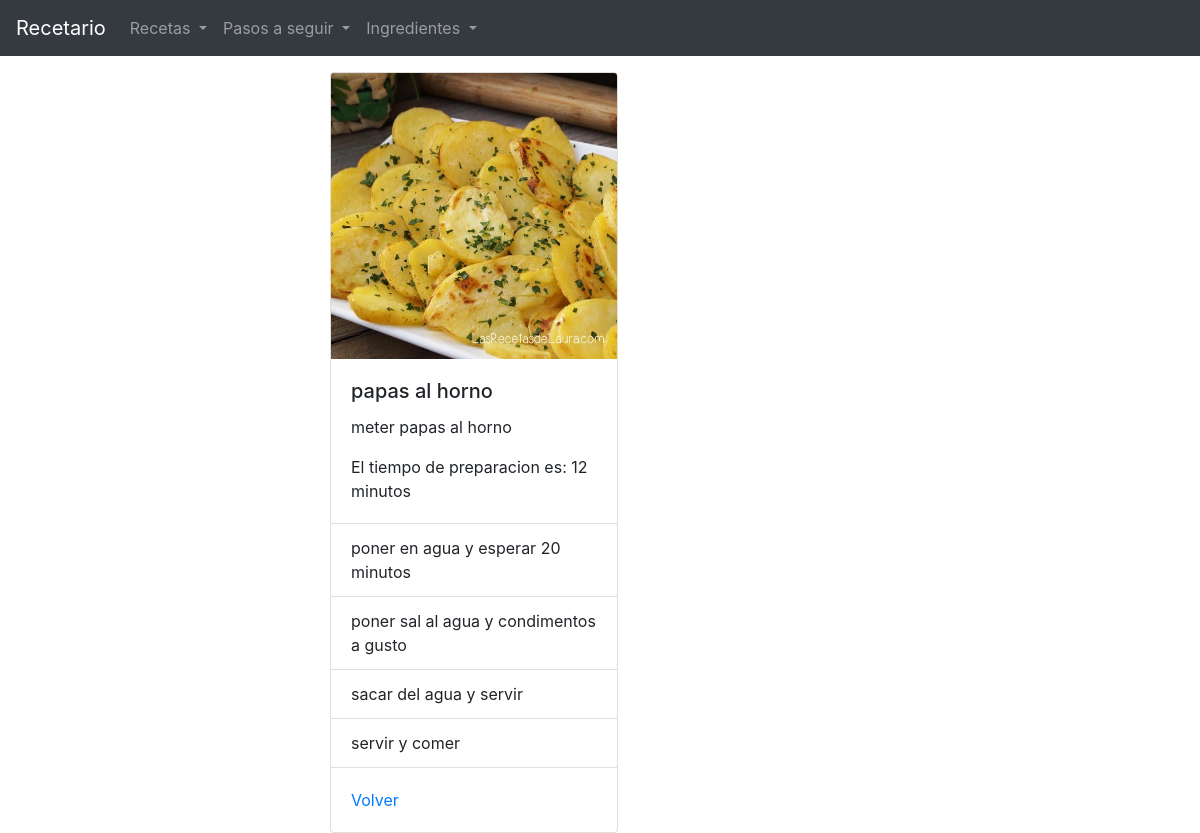
/receta.php?id=10, run on the app's committed database.
### tables this page shows
CREATE TABLE `receta` (
  `id` int(11) NOT NULL,
  `nombres` varchar(100) NOT NULL,
  `descripcion` varchar(400) NOT NULL,
  `tiempo` int(11) NOT NULL,
  `foto` varchar(100) NOT NULL
);

CREATE TABLE `pasos` (
  `id` int(11) NOT NULL,
  `pasodePreparacion` varchar(100) DEFAULT NULL,
  `numeroOrden` int(11) DEFAULT NULL,
  `receta_id` int(11) DEFAULT NULL
);

### src/bll/recetaBLL.php (called while the page is built, shortened)
<?php
class recetaBLL
{
    function selectById($id)
    {
        $objConnection = new Connection();
        $res = $objConnection->queryWithParams("
            SELECT id, nombres, descripcion, tiempo, foto
            FROM receta
            WHERE id = :varId
        ", array(
            ":varId" => $id
        ));
        $row = $res->fetch(PDO::FETCH_ASSOC);
        $objReceta = $this->rowToDto($row);
        return $objReceta;
    }
    private function rowToDto($row)
    {
        $objReceta = new receta();
        $objReceta->setId($row["id"]);
        $objReceta->setNombre($row["nombres"]);
        $objReceta->setDescripcion($row["descripcion"]);
        $objReceta->setTiempo($row["tiempo"]);
        $objReceta->setFoto($row["foto"]);
        return $objReceta;
    }
}

### src/dal/Connection.php (called while the page is built, shortened)
<?php
class Connection
{
    private $db = "recetario";
    private $host = "localhost";
    private $username = "root";
    private $password = "";
    private $connection;
    function getConnection()
    {
        if ($this->connection == null) {
            $this->connection = new PDO("mysql:host=$this->host;dbname=$this->db;charset=utf8", $this->username, $this->password);
            $this->connection->setAttribute(PDO::ATTR_ERRMODE, PDO::ERRMODE_EXCEPTION);
            $this->connection->setAttribute(PDO::ATTR_EMULATE_PREPARES, false);
        }
        return $this->connection;
    }
    function queryWithParams($csql, $paramArray)
    {
        $q = $this->getConnection()->prepare($csql);
        $q->execute($paramArray);
        return $q;
    }
}

### src/dto/receta.php (called while the page is built, shortened)
<?php
class receta
{
    private $nombre;
    private $descripcion;
    private $tiempo;
    private $foto;
    public function getNombre()
    {
        return $this->nombre;
    }
    public function setNombre($nombre)
    {
        $this->nombre = $nombre;
    }
    public function getDescripcion()
    {
        return $this->descripcion;
    }
    public function setDescripcion($descripcion)
    {
        $this->descripcion = $descripcion;
    }
    public function getTiempo()
    {
        return $this->tiempo;
    }
    public function setTiempo($tiempo)
    {
        $this->tiempo = $tiempo;
    }
    public function getFoto()
    {
        return $this->foto;
    }
    public function setFoto($foto)
    {
        $this->foto = $foto;
    }
}

### src/bll/pasosBLL.php (called while the page is built, shortened)
<?php
class pasosBLL
{
    function selectAllASC($id)
    {
        $objConnection = new Connection();
        $res = $objConnection->queryWithParams("
        SELECT id, pasodePreparacion, numeroOrden, receta_id
        FROM pasos
        WHERE receta_id=:varId ORDER BY numeroOrden ASC", array(
            ":varId"=>$id
        ));
        while($row = $res->fetch(PDO::FETCH_ASSOC)){
        $objPasos = $this->rowToDto($row);
        $listaPasos[] = $objPasos;
        }
        return $listaPasos;
    }
    private function rowToDto($row)
    {
        $objPasos = new pasos();
        $objPasos->setId($row["id"]);
        $objPasos->setPasosdePreparacion($row["pasodePreparacion"]);
        $objPasos->setNumeroOrden($row["numeroOrden"]);
        $objPasos->setRecetaId($row["receta_id"]);
        return $objPasos;
    }
}

### src/dto/pasos.php (called while the page is built, shortened)
<?php
class pasos
{
    private $pasosdePreparacion;
    public function getPasosdePreparacion()
    {
        return $this->pasosdePreparacion;
    }
    public function setPasosdePreparacion($pasosdePreparacion)
    {
        $this->pasosdePreparacion = $pasosdePreparacion;
    }
}

### receta.php (the view, shortened to what this page needs)
<?php include_once "header.php"; ?>
<?php
$recetaBLL = new recetaBLL();
$pasosBLL=new pasosBLL();
$id = 0;
$objReceta = null;
if (isset($_REQUEST['id'])) {
    $id = $_REQUEST['id'];
    $objReceta = $recetaBLL->selectById($id);
}
$listaPasos=$pasosBLL->selectAllASC($id);
?>
    <div class="container">
        <div class="row">
            <div class="col-6 offset-3">
                <div class="card mt-3" style="width: 18rem;">
                    <img src="img/<?php echo $objReceta->getFoto() ?>" class="card-img-top" alt="RECETA IMG">
                    <div class="card-body">
                        <h5 class="card-title"><?php echo $objReceta->getNombre() ?></h5>
                        <p class="card-text"><?php echo $objReceta->getDescripcion() ?></p>
                        <p class="card-text">El tiempo de preparacion es: <?php echo $objReceta->getTiempo() ?> minutos</p>
                    </div>
                    <ul class="list-group list-group-flush">
                        <?php foreach ($listaPasos as $objPasos): ?>
                        <li class="list-group-item">
                            <?php echo $objPasos->getPasosdePreparacion();?>
                        </li>
                        <?php endforeach;?>
                    </ul>
                    <div class="card-body">
                        <a href="indexReceta.php" class="card-link">Volver</a>
                    </div>
                </div>
            </div>
        </div>
    </div>

### header.php (shortened to what this page needs)
<!doctype html>
<html lang="en">
<head>
    <link href="vendor/twbs/bootstrap/dist/css/bootstrap.css" rel="stylesheet"/>
</head>
<body>
<nav class="navbar navbar-dark bg-dark navbar-expand-lg">
    <a class="navbar-brand" href="index.php">Recetario</a>
    <div class="collapse navbar-collapse" id="navbarNavDropdown">
        <ul class="navbar-nav">
            <li class="nav-item dropdown">
                <a class="nav-link dropdown-toggle" href="#" id="navbarDropdownMenuLink" role="button"
                   data-toggle="dropdown" aria-haspopup="true" aria-expanded="false">
                    Recetas
                </a>
            </li>
            <li class="nav-item dropdown">
                <a class="nav-link dropdown-toggle" href="#" id="navbarDropdownMenuLink" role="button"
                   data-toggle="dropdown" aria-haspopup="true" aria-expanded="false">
                    Pasos a seguir
                </a>
            </li>
            <li class="nav-item dropdown">
                <a class="nav-link dropdown-toggle" href="#" id="navbarDropdownMenuLink" role="button"
                   data-toggle="dropdown" aria-haspopup="true" aria-expanded="false">
                    Ingredientes
                </a>
            </li>
        </ul>
    </div>
</nav>

### data on the page
receta: foto (picture), nombres "papas al horno", descripcion "meter papas al horno", tiempo "12"
pasos: pasodePreparacion "poner en agua y esperar 20 minutos"
pasos: pasodePreparacion "poner sal al agua y condimentos a gusto"
pasos: pasodePreparacion "sacar del agua y servir"
pasos: pasodePreparacion "servir y comer"
